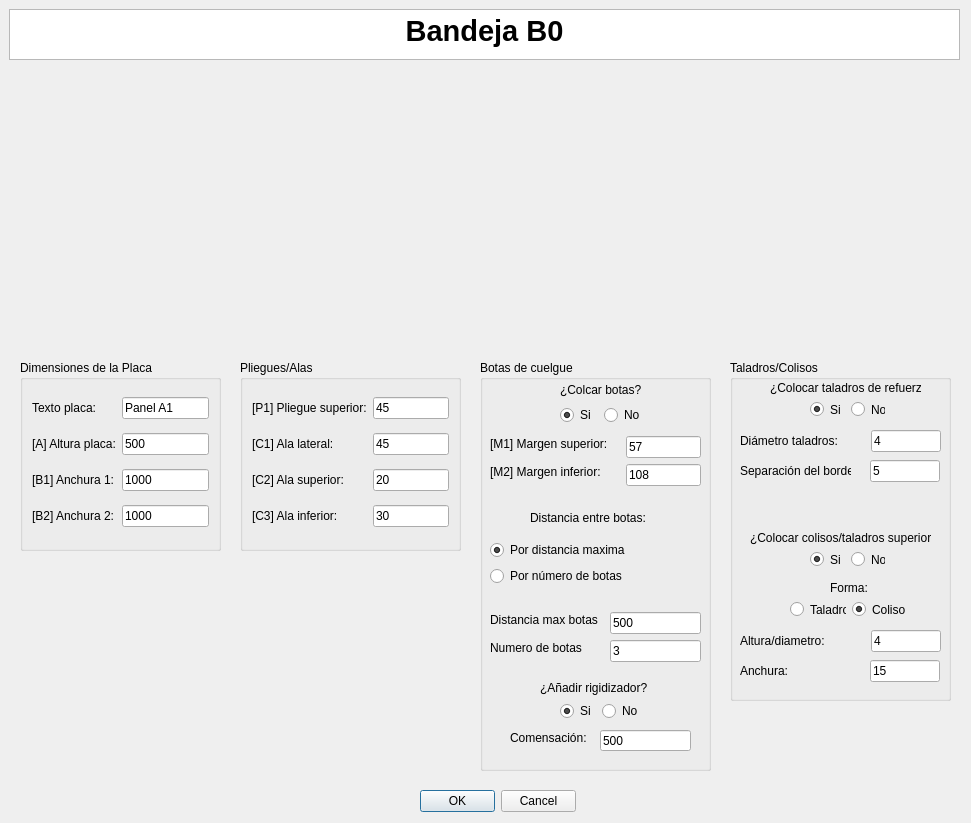
<?xml version="1.0" encoding="UTF-8"?>
<ui version="4.0">
 <class>MyPositionDialog</class>
 <widget class="QDialog" name="MyPositionDialog">
  <property name="geometry">
   <rect>
    <x>0</x>
    <y>0</y>
    <width>971</width>
    <height>823</height>
   </rect>
  </property>
  <property name="windowTitle">
   <string>Enter Position</string>
  </property>
  <property name="whatsThis">
   <string>&lt;html&gt;&lt;head/&gt;&lt;body&gt;&lt;p&gt;Esta ventana de KSDpanel te permite introducir todas las medidas correspondientes del panel seleccionado.&lt;/p&gt;&lt;p&gt;Recuerda que todas las medidas deben de ir en milimetros (mm).&lt;/p&gt;&lt;/body&gt;&lt;/html&gt;</string>
  </property>
  <widget class="QDialogButtonBox" name="buttonBox">
   <property name="geometry">
    <rect>
     <x>420</x>
     <y>790</y>
     <width>156</width>
     <height>23</height>
    </rect>
   </property>
   <property name="orientation">
    <enum>Qt::Horizontal</enum>
   </property>
   <property name="standardButtons">
    <set>QDialogButtonBox::Cancel|QDialogButtonBox::Ok</set>
   </property>
  </widget>
  <widget class="QTextBrowser" name="textBrowser">
   <property name="geometry">
    <rect>
     <x>9</x>
     <y>9</y>
     <width>951</width>
     <height>51</height>
    </rect>
   </property>
   <property name="html">
    <string>&lt;!DOCTYPE HTML PUBLIC &quot;-//W3C//DTD HTML 4.0//EN&quot; &quot;http://www.w3.org/TR/REC-html40/strict.dtd&quot;&gt;
&lt;html&gt;&lt;head&gt;&lt;meta name=&quot;qrichtext&quot; content=&quot;1&quot; /&gt;&lt;style type=&quot;text/css&quot;&gt;
p, li { white-space: pre-wrap; }
&lt;/style&gt;&lt;/head&gt;&lt;body style=&quot; font-family:'MS Shell Dlg 2'; font-size:8.25pt; font-weight:400; font-style:normal;&quot;&gt;
&lt;p align=&quot;center&quot; style=&quot; margin-top:0px; margin-bottom:0px; margin-left:0px; margin-right:0px; -qt-block-indent:0; text-indent:0px;&quot;&gt;&lt;span style=&quot; font-size:22pt; font-weight:600;&quot;&gt;Bandeja B0&lt;/span&gt;&lt;/p&gt;&lt;/body&gt;&lt;/html&gt;</string>
   </property>
  </widget>
  <widget class="QGroupBox" name="groupBox">
   <property name="geometry">
    <rect>
     <x>480</x>
     <y>360</y>
     <width>231</width>
     <height>411</height>
    </rect>
   </property>
   <property name="styleSheet">
    <string notr="true">font: 10pt &quot;MS Shell Dlg 2&quot;;</string>
   </property>
   <property name="title">
    <string>Botas de cuelgue</string>
   </property>
   <widget class="QLineEdit" name="numeroBotasUI">
    <property name="geometry">
     <rect>
      <x>130</x>
      <y>280</y>
      <width>91</width>
      <height>22</height>
     </rect>
    </property>
    <property name="text">
     <string>3</string>
    </property>
   </widget>
   <widget class="QLineEdit" name="distanciaEntreBotasUI">
    <property name="geometry">
     <rect>
      <x>130</x>
      <y>252</y>
      <width>91</width>
      <height>22</height>
     </rect>
    </property>
    <property name="text">
     <string>500</string>
    </property>
   </widget>
   <widget class="QLabel" name="label_7">
    <property name="geometry">
     <rect>
      <x>10</x>
      <y>280</y>
      <width>98</width>
      <height>16</height>
     </rect>
    </property>
    <property name="text">
     <string>Numero de botas</string>
    </property>
   </widget>
   <widget class="QLabel" name="label_6">
    <property name="geometry">
     <rect>
      <x>10</x>
      <y>252</y>
      <width>114</width>
      <height>16</height>
     </rect>
    </property>
    <property name="text">
     <string>Distancia max botas</string>
    </property>
   </widget>
   <widget class="QLabel" name="label_3">
    <property name="geometry">
     <rect>
      <x>10</x>
      <y>76</y>
      <width>130</width>
      <height>16</height>
     </rect>
    </property>
    <property name="text">
     <string>[M1] Margen superior:</string>
    </property>
   </widget>
   <widget class="QLabel" name="label_5">
    <property name="geometry">
     <rect>
      <x>10</x>
      <y>104</y>
      <width>124</width>
      <height>16</height>
     </rect>
    </property>
    <property name="text">
     <string>[M2] Margen inferior:</string>
    </property>
   </widget>
   <widget class="QLineEdit" name="margenAUI">
    <property name="geometry">
     <rect>
      <x>146</x>
      <y>76</y>
      <width>75</width>
      <height>22</height>
     </rect>
    </property>
    <property name="text">
     <string>57</string>
    </property>
   </widget>
   <widget class="QLineEdit" name="margenBUI">
    <property name="geometry">
     <rect>
      <x>146</x>
      <y>104</y>
      <width>75</width>
      <height>22</height>
     </rect>
    </property>
    <property name="text">
     <string>108</string>
    </property>
   </widget>
   <widget class="QLabel" name="label_10">
    <property name="geometry">
     <rect>
      <x>50</x>
      <y>150</y>
      <width>125</width>
      <height>16</height>
     </rect>
    </property>
    <property name="text">
     <string>Distancia entre botas:</string>
    </property>
   </widget>
   <widget class="QWidget" name="layoutWidget">
    <property name="geometry">
     <rect>
      <x>80</x>
      <y>21</y>
      <width>85</width>
      <height>44</height>
     </rect>
    </property>
    <layout class="QGridLayout" name="gridLayout">
     <item row="0" column="0" colspan="2">
      <widget class="QLabel" name="label_2">
       <property name="mouseTracking">
        <bool>false</bool>
       </property>
       <property name="text">
        <string>¿Colcar botas?</string>
       </property>
       <property name="buddy">
        <cstring>label_2</cstring>
       </property>
      </widget>
     </item>
     <item row="1" column="0">
      <widget class="QRadioButton" name="crearBotasUI">
       <property name="text">
        <string>Si</string>
       </property>
       <property name="checked">
        <bool>true</bool>
       </property>
      </widget>
     </item>
     <item row="1" column="1">
      <widget class="QRadioButton" name="noCrearBotasUI">
       <property name="text">
        <string>No</string>
       </property>
      </widget>
     </item>
    </layout>
   </widget>
   <widget class="QWidget" name="layoutWidget">
    <property name="geometry">
     <rect>
      <x>10</x>
      <y>180</y>
      <width>147</width>
      <height>48</height>
     </rect>
    </property>
    <layout class="QVBoxLayout" name="verticalLayout">
     <item>
      <widget class="QRadioButton" name="parametroBotasUI_3">
       <property name="text">
        <string>Por distancia maxima</string>
       </property>
       <property name="checked">
        <bool>true</bool>
       </property>
      </widget>
     </item>
     <item>
      <widget class="QRadioButton" name="parametroBotasUI">
       <property name="text">
        <string>Por número de botas</string>
       </property>
      </widget>
     </item>
    </layout>
   </widget>
   <widget class="QLabel" name="label_23">
    <property name="geometry">
     <rect>
      <x>60</x>
      <y>320</y>
      <width>121</width>
      <height>16</height>
     </rect>
    </property>
    <property name="text">
     <string>¿Añadir rigidizador?</string>
    </property>
   </widget>
   <widget class="QWidget" name="layoutWidget_2">
    <property name="geometry">
     <rect>
      <x>80</x>
      <y>340</y>
      <width>80</width>
      <height>22</height>
     </rect>
    </property>
    <layout class="QHBoxLayout" name="horizontalLayout_4">
     <item>
      <widget class="QRadioButton" name="crearRigidizadorUI">
       <property name="text">
        <string>Si</string>
       </property>
       <property name="checked">
        <bool>true</bool>
       </property>
      </widget>
     </item>
     <item>
      <widget class="QRadioButton" name="noCrearRigidizadorUI">
       <property name="text">
        <string>No</string>
       </property>
      </widget>
     </item>
    </layout>
   </widget>
   <widget class="QLineEdit" name="compensacionGrosorCompositeUI">
    <property name="geometry">
     <rect>
      <x>120</x>
      <y>370</y>
      <width>91</width>
      <height>21</height>
     </rect>
    </property>
    <property name="text">
     <string>500</string>
    </property>
   </widget>
   <widget class="QLabel" name="label_24">
    <property name="geometry">
     <rect>
      <x>30</x>
      <y>370</y>
      <width>91</width>
      <height>16</height>
     </rect>
    </property>
    <property name="text">
     <string>Comensación:</string>
    </property>
   </widget>
  </widget>
  <widget class="QGroupBox" name="groupBox_2">
   <property name="geometry">
    <rect>
     <x>240</x>
     <y>360</y>
     <width>221</width>
     <height>191</height>
    </rect>
   </property>
   <property name="styleSheet">
    <string notr="true">font: 10pt &quot;MS Shell Dlg 2&quot;;</string>
   </property>
   <property name="title">
    <string>Pliegues/Alas</string>
   </property>
   <layout class="QGridLayout" name="gridLayout_2">
    <item row="0" column="1">
     <widget class="QLineEdit" name="pliegueSuperiorUI">
      <property name="text">
       <string>45</string>
      </property>
     </widget>
    </item>
    <item row="4" column="1">
     <widget class="QLineEdit" name="alaInferiorUI">
      <property name="text">
       <string>30</string>
      </property>
     </widget>
    </item>
    <item row="3" column="0">
     <widget class="QLabel" name="label_11">
      <property name="text">
       <string>[C2] Ala superior:</string>
      </property>
     </widget>
    </item>
    <item row="2" column="1">
     <widget class="QLineEdit" name="alaIzquierdaUI">
      <property name="text">
       <string>45</string>
      </property>
     </widget>
    </item>
    <item row="0" column="0">
     <widget class="QLabel" name="label_13">
      <property name="text">
       <string>[P1] Pliegue superior:</string>
      </property>
     </widget>
    </item>
    <item row="2" column="0">
     <widget class="QLabel" name="label_9">
      <property name="text">
       <string>[C1] Ala lateral:</string>
      </property>
     </widget>
    </item>
    <item row="4" column="0">
     <widget class="QLabel" name="label_12">
      <property name="text">
       <string>[C3] Ala inferior:</string>
      </property>
     </widget>
    </item>
    <item row="3" column="1">
     <widget class="QLineEdit" name="alaSuperiorUI">
      <property name="text">
       <string>20</string>
      </property>
     </widget>
    </item>
   </layout>
  </widget>
  <widget class="QLabel" name="imagenPanelUI">
   <property name="geometry">
    <rect>
     <x>220</x>
     <y>70</y>
     <width>521</width>
     <height>281</height>
    </rect>
   </property>
   <property name="text">
    <string/>
   </property>
   <property name="pixmap">
    <pixmap>../imagenes/REF_BHcotas.jpg</pixmap>
   </property>
   <property name="scaledContents">
    <bool>true</bool>
   </property>
   <property name="wordWrap">
    <bool>false</bool>
   </property>
   <property name="margin">
    <number>0</number>
   </property>
   <property name="openExternalLinks">
    <bool>false</bool>
   </property>
  </widget>
  <widget class="QGroupBox" name="groupBox_3">
   <property name="geometry">
    <rect>
     <x>20</x>
     <y>360</y>
     <width>201</width>
     <height>191</height>
    </rect>
   </property>
   <property name="styleSheet">
    <string notr="true">font: 10pt &quot;MS Shell Dlg 2&quot;;</string>
   </property>
   <property name="title">
    <string>Dimensiones de la Placa</string>
   </property>
   <layout class="QGridLayout" name="gridLayout_3">
    <item row="2" column="1">
     <widget class="QLineEdit" name="anchura1UI">
      <property name="text">
       <string>1000</string>
      </property>
     </widget>
    </item>
    <item row="0" column="1">
     <widget class="QLineEdit" name="textoDescriptivoA0UI">
      <property name="text">
       <string>Panel A1</string>
      </property>
     </widget>
    </item>
    <item row="1" column="0">
     <widget class="QLabel" name="label_8">
      <property name="text">
       <string>[A] Altura placa:</string>
      </property>
     </widget>
    </item>
    <item row="0" column="0">
     <widget class="QLabel" name="label">
      <property name="text">
       <string>Texto placa:</string>
      </property>
     </widget>
    </item>
    <item row="2" column="0">
     <widget class="QLabel" name="label_4">
      <property name="text">
       <string>[B1] Anchura 1:</string>
      </property>
     </widget>
    </item>
    <item row="1" column="1">
     <widget class="QLineEdit" name="alturaPlacaUI">
      <property name="text">
       <string>500</string>
      </property>
     </widget>
    </item>
    <item row="3" column="0">
     <widget class="QLabel" name="label_22">
      <property name="text">
       <string>[B2] Anchura 2:</string>
      </property>
     </widget>
    </item>
    <item row="3" column="1">
     <widget class="QLineEdit" name="anchura2UI">
      <property name="text">
       <string>1000</string>
      </property>
     </widget>
    </item>
   </layout>
  </widget>
  <widget class="QGroupBox" name="groupBox_4">
   <property name="geometry">
    <rect>
     <x>730</x>
     <y>360</y>
     <width>221</width>
     <height>341</height>
    </rect>
   </property>
   <property name="title">
    <string>Taladros/Colisos</string>
   </property>
   <widget class="QLabel" name="label_15">
    <property name="geometry">
     <rect>
      <x>40</x>
      <y>20</y>
      <width>151</width>
      <height>16</height>
     </rect>
    </property>
    <property name="text">
     <string>¿Colocar taladros de refuerzo?</string>
    </property>
   </widget>
   <widget class="QLabel" name="label_16">
    <property name="geometry">
     <rect>
      <x>10</x>
      <y>70</y>
      <width>125</width>
      <height>22</height>
     </rect>
    </property>
    <property name="text">
     <string>Diámetro taladros:</string>
    </property>
   </widget>
   <widget class="QLineEdit" name="diametroTaladrosUI">
    <property name="geometry">
     <rect>
      <x>141</x>
      <y>70</y>
      <width>70</width>
      <height>22</height>
     </rect>
    </property>
    <property name="text">
     <string>4</string>
    </property>
   </widget>
   <widget class="QLineEdit" name="distanciaBordeUI">
    <property name="geometry">
     <rect>
      <x>140</x>
      <y>100</y>
      <width>70</width>
      <height>22</height>
     </rect>
    </property>
    <property name="text">
     <string>5</string>
    </property>
   </widget>
   <widget class="QLabel" name="label_17">
    <property name="geometry">
     <rect>
      <x>10</x>
      <y>100</y>
      <width>111</width>
      <height>21</height>
     </rect>
    </property>
    <property name="text">
     <string>Separación del borde:</string>
    </property>
   </widget>
   <widget class="QLabel" name="label_18">
    <property name="geometry">
     <rect>
      <x>20</x>
      <y>170</y>
      <width>181</width>
      <height>16</height>
     </rect>
    </property>
    <property name="text">
     <string>¿Colocar colisos/taladros superiores?</string>
    </property>
   </widget>
   <widget class="QLabel" name="label_19">
    <property name="geometry">
     <rect>
      <x>100</x>
      <y>220</y>
      <width>41</width>
      <height>16</height>
     </rect>
    </property>
    <property name="text">
     <string>Forma:</string>
    </property>
   </widget>
   <widget class="QLineEdit" name="anchuraColisoUI">
    <property name="geometry">
     <rect>
      <x>140</x>
      <y>300</y>
      <width>70</width>
      <height>22</height>
     </rect>
    </property>
    <property name="text">
     <string>15</string>
    </property>
   </widget>
   <widget class="QLineEdit" name="alturaColisoUI">
    <property name="geometry">
     <rect>
      <x>141</x>
      <y>270</y>
      <width>70</width>
      <height>22</height>
     </rect>
    </property>
    <property name="text">
     <string>4</string>
    </property>
   </widget>
   <widget class="QLabel" name="label_20">
    <property name="geometry">
     <rect>
      <x>10</x>
      <y>300</y>
      <width>111</width>
      <height>21</height>
     </rect>
    </property>
    <property name="text">
     <string>Anchura:</string>
    </property>
   </widget>
   <widget class="QLabel" name="label_21">
    <property name="geometry">
     <rect>
      <x>10</x>
      <y>270</y>
      <width>125</width>
      <height>22</height>
     </rect>
    </property>
    <property name="text">
     <string>Altura/diametro:</string>
    </property>
   </widget>
   <widget class="QWidget" name="layoutWidget">
    <property name="geometry">
     <rect>
      <x>80</x>
      <y>40</y>
      <width>75</width>
      <height>19</height>
     </rect>
    </property>
    <layout class="QHBoxLayout" name="horizontalLayout">
     <item>
      <widget class="QRadioButton" name="crearTaladrosUI">
       <property name="text">
        <string>Si</string>
       </property>
       <property name="checked">
        <bool>true</bool>
       </property>
      </widget>
     </item>
     <item>
      <widget class="QRadioButton" name="noCrearTaladrosUI">
       <property name="text">
        <string>No</string>
       </property>
      </widget>
     </item>
    </layout>
   </widget>
   <widget class="QWidget" name="layoutWidget">
    <property name="geometry">
     <rect>
      <x>80</x>
      <y>190</y>
      <width>75</width>
      <height>19</height>
     </rect>
    </property>
    <layout class="QHBoxLayout" name="horizontalLayout_2">
     <item>
      <widget class="QRadioButton" name="crearColisoUI">
       <property name="text">
        <string>Si</string>
       </property>
       <property name="checked">
        <bool>true</bool>
       </property>
      </widget>
     </item>
     <item>
      <widget class="QRadioButton" name="noCrearColisoUI">
       <property name="text">
        <string>No</string>
       </property>
      </widget>
     </item>
    </layout>
   </widget>
   <widget class="QWidget" name="layoutWidget">
    <property name="geometry">
     <rect>
      <x>60</x>
      <y>240</y>
      <width>118</width>
      <height>19</height>
     </rect>
    </property>
    <layout class="QHBoxLayout" name="horizontalLayout_3">
     <item>
      <widget class="QRadioButton" name="taladroColisoUI">
       <property name="text">
        <string>Taladro</string>
       </property>
      </widget>
     </item>
     <item>
      <widget class="QRadioButton" name="colisoColisoUI">
       <property name="text">
        <string>Coliso</string>
       </property>
       <property name="checked">
        <bool>true</bool>
       </property>
      </widget>
     </item>
    </layout>
   </widget>
  </widget>
  <zorder>groupBox_2</zorder>
  <zorder>groupBox</zorder>
  <zorder>buttonBox</zorder>
  <zorder>textBrowser</zorder>
  <zorder>imagenPanelUI</zorder>
  <zorder>groupBox_3</zorder>
  <zorder>groupBox_4</zorder>
 </widget>
 <resources/>
 <connections>
  <connection>
   <sender>buttonBox</sender>
   <signal>accepted()</signal>
   <receiver>MyPositionDialog</receiver>
   <slot>accept()</slot>
   <hints>
    <hint type="sourcelabel">
     <x>248</x>
     <y>254</y>
    </hint>
    <hint type="destinationlabel">
     <x>157</x>
     <y>274</y>
    </hint>
   </hints>
  </connection>
  <connection>
   <sender>buttonBox</sender>
   <signal>rejected()</signal>
   <receiver>MyPositionDialog</receiver>
   <slot>reject()</slot>
   <hints>
    <hint type="sourcelabel">
     <x>316</x>
     <y>260</y>
    </hint>
    <hint type="destinationlabel">
     <x>286</x>
     <y>274</y>
    </hint>
   </hints>
  </connection>
 </connections>
</ui>
